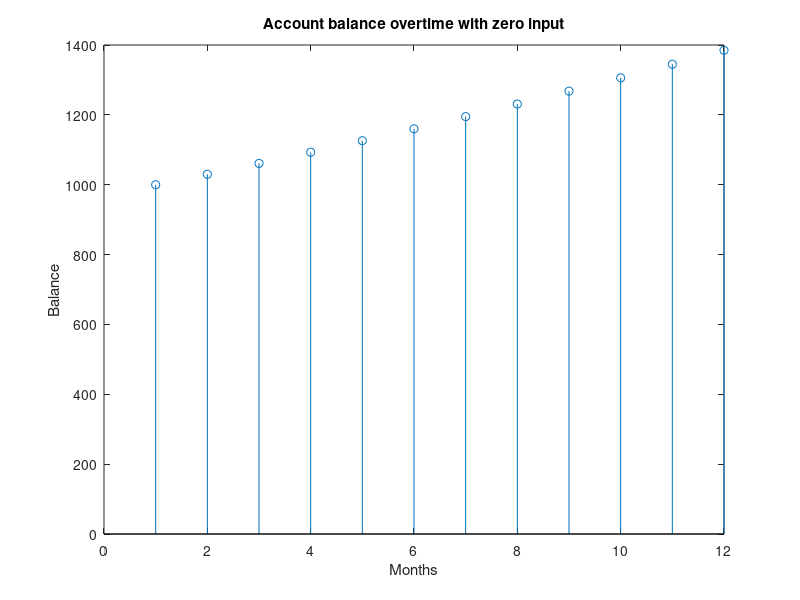

Here is the MATLAB script that generated this plot:

%Question 2
s = 13;
y = zeros(1,s);y(1) = 1000;
for n=1:s-1
    yround = round(1.03*y(n));
    y(n+1)= yround;
end
figure(8);
n = [1:12].';
stem(n,y(n))
xlabel('Months')
ylabel('Balance')
title('Account balance overtime with zero input')

